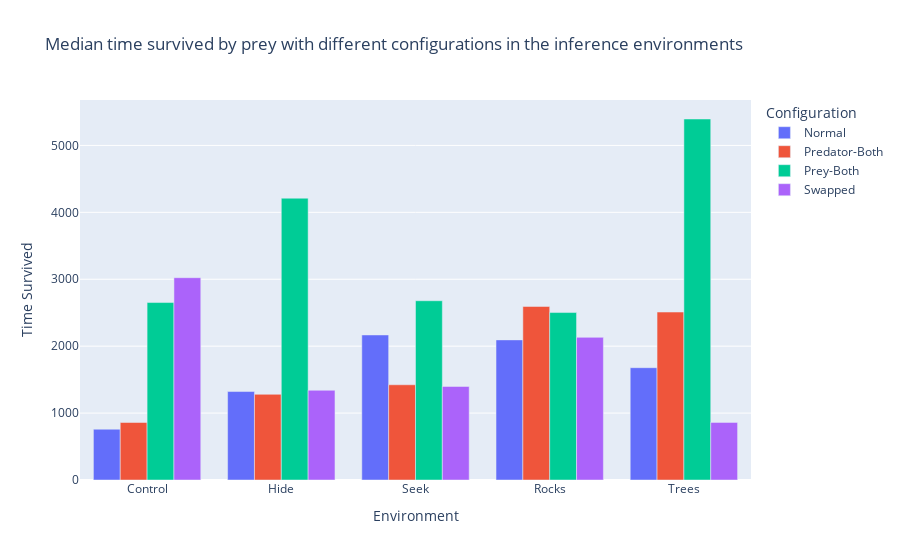

Notebook code for this chart:
### Code cell
data = []
full_df = []
for i, env in enumerate(envs):
    df = pd.DataFrame()
    print("Environment: ", env)
    medians = []
    behaviours = []
    counts = []

    for j, b in enumerate(behaviour):
        path = b + env
        medians.append(get_data(path).median()[0])
        counts.append(get_data(path).count()[0])
    
    df["Time Survived"] = medians
    df["Configuration"] = bb
    df["Environment"] = env
    df["counts"] = counts

    full_df.append(df)

full_df = pd.concat(full_df)

print(full_df)
    # plot the means of the columns using  abar chart
    # df.median().plot(kind='bar')
    # plt.show()


# draw a bar chart using plotly express
import plotly.express as px
# add color to the bar chart
fig = px.bar(full_df, barmode='group', x = "Environment", y = "Time Survived", custom_data=full_df['counts'], labels={'index':'Environment', 'value':'Median'}, color='Configuration', title="Median time survived by prey with different configurations in the inference environments")
fig.update_traces(hovertemplate='%{counts}')
fig.show()

### Figure 1 — Plotly figure (JSON) as saved in the notebook; plotly's stock layout.template omitted (floating-point values rounded to 4 significant figures)
{"data": [{"alignmentgroup": "True", "hovertemplate": "%{counts}", "legendgroup": "Normal", "marker": {"color": "#636efa", "pattern": {"shape": ""}}, "name": "Normal", "offsetgroup": "Normal", "orientation": "v", "showlegend": true, "textposition": "auto", "type": "bar", "x": ["Control", "Hide", "Seek", "Rocks", "Trees"], "xaxis": "x", "y": [759, 1322, 2168.0, 2094, 1678.0], "yaxis": "y"}, {"alignmentgroup": "True", "hovertemplate": "%{counts}", "legendgroup": "Predator-Both", "marker": {"color": "#EF553B", "pattern": {"shape": ""}}, "name": "Predator-Both", "offsetgroup": "Predator-Both", "orientation": "v", "showlegend": true, "textposition": "auto", "type": "bar", "x": ["Control", "Hide", "Seek", "Rocks", "Trees"], "xaxis": "x", "y": [859.5, 1280.0, 1423, 2594.0, 2510], "yaxis": "y"}, {"alignmentgroup": "True", "hovertemplate": "%{counts}", "legendgroup": "Prey-Both", "marker": {"color": "#00cc96", "pattern": {"shape": ""}}, "name": "Prey-Both", "offsetgroup": "Prey-Both", "orientation": "v", "showlegend": true, "textposition": "auto", "type": "bar", "x": ["Control", "Hide", "Seek", "Rocks", "Trees"], "xaxis": "x", "y": [2652, 4212.0, 2679, 2502.0, 5395], "yaxis": "y"}, {"alignmentgroup": "True", "hovertemplate": "%{counts}", "legendgroup": "Swapped", "marker": {"color": "#ab63fa", "pattern": {"shape": ""}}, "name": "Swapped", "offsetgroup": "Swapped", "orientation": "v", "showlegend": true, "textposition": "auto", "type": "bar", "x": ["Control", "Hide", "Seek", "Rocks", "Trees"], "xaxis": "x", "y": [3024.0, 1341, 1398, 2132.0, 861], "yaxis": "y"}], "layout": {"barmode": "group", "legend": {"title": {"text": "Configuration"}, "tracegroupgap": 0}, "title": {"text": "Median time survived by prey with different configurations in the inference environments"}, "xaxis": {"anchor": "y", "domain": [0, 1], "title": {"text": "Environment"}}, "yaxis": {"anchor": "x", "domain": [0, 1], "title": {"text": "Time Survived"}}}}
